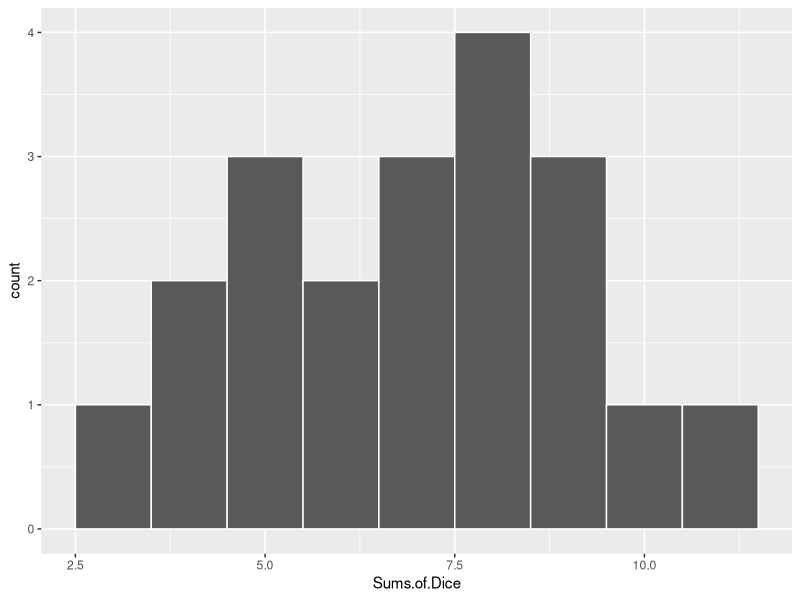
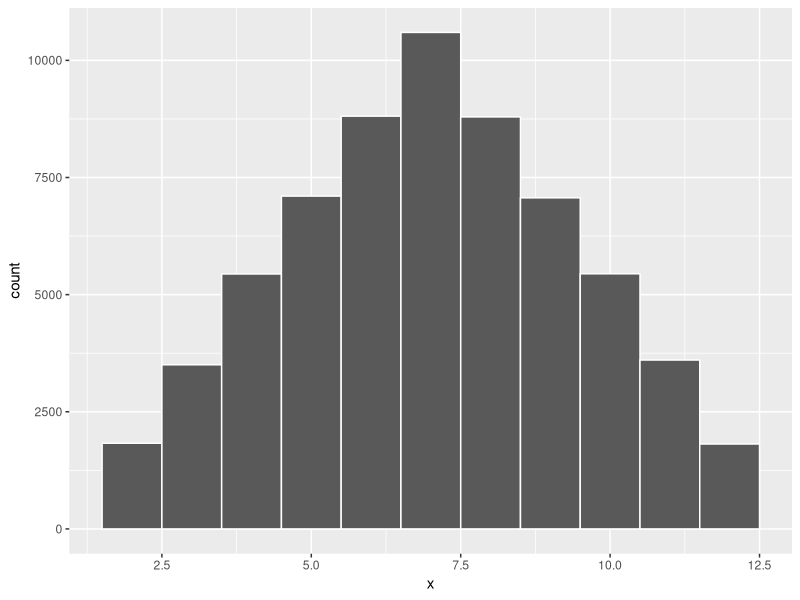
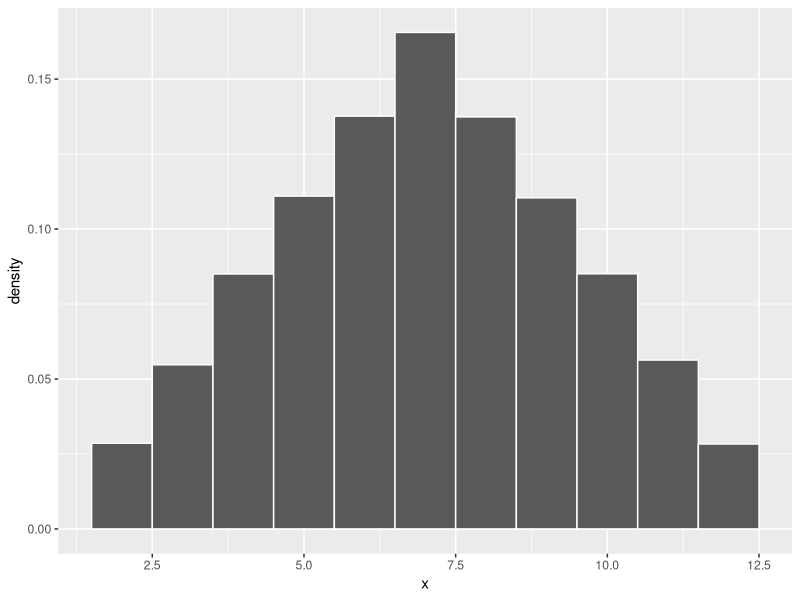
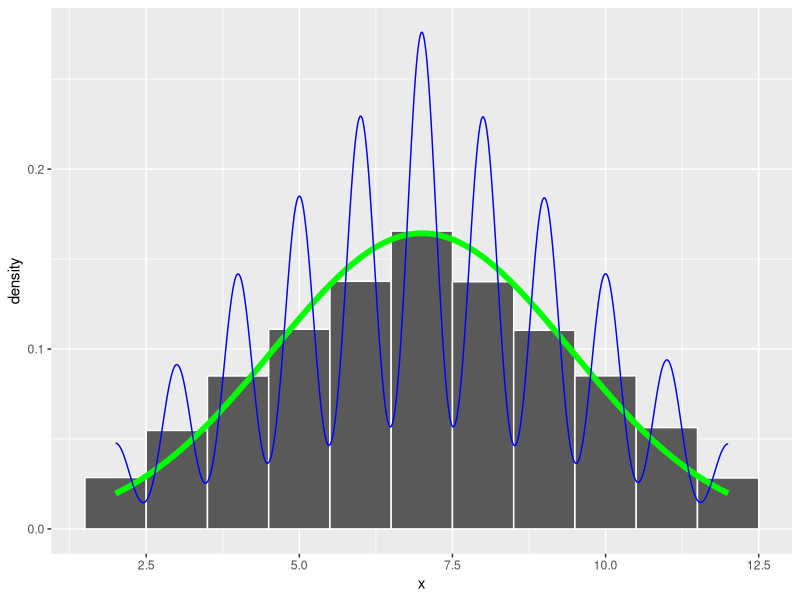
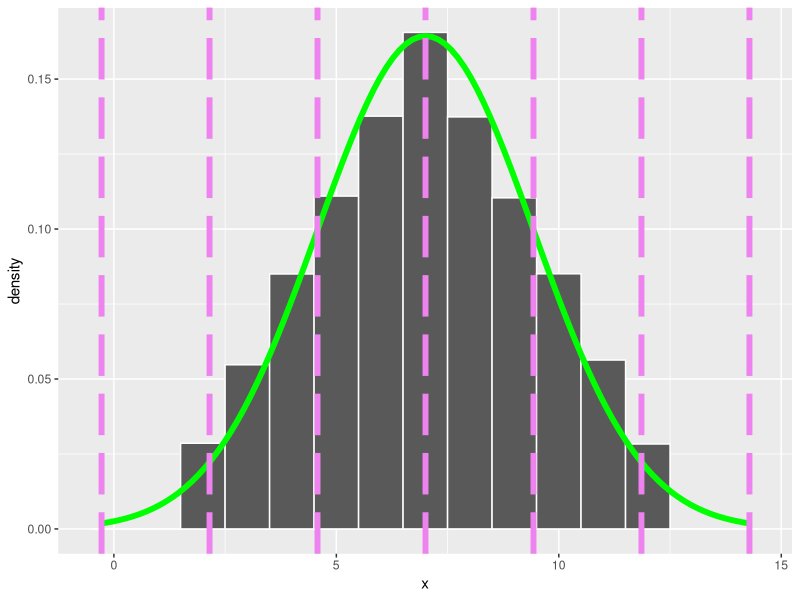

Recreate these plots in R, in order. (Note: this script raises an error after producing the figures.)
## ---- chunk 1
knitr::opts_chunk$set(echo = TRUE)
## ---- chunk 2

library(tidyverse)

## ---- chunk 3

dice_rolls = c(10,5, 7, 4, 8, 8, 7, 11, 6, 6, 5, 9, 9, 7, 4, 5, 8, 9, 8, 3)  # actually roll two dice and add them at least ten times. Enter your data here.
j=0 # We'll use this later. 
play=0 # We'll use this later. 


## ---- chunk 4
dice_gathered <- 
  dice_rolls %>% 
    data.frame(`Sums of Dice`=.)


str(dice_gathered)

## ---- chunk 5

dice_gathered %>% 
  ggplot(
    aes(Sums.of.Dice)
    ) + 
    geom_histogram(
      col="white",
      binwidth=1
      )
## ---- chunk 6

#initialize dice_sums 
dice_sums <- 0 
num_rolls = 64000    # pick a big number and replace 100 with your number. 

for(i in 1:num_rolls) {
  dice_sums[i] = sample(1:6,1)+sample(1:6,1)
}

dice_data <- 
  dice_sums %>% 
    data.frame(x=.)

dice_data %>% 
  ggplot(
    aes(x)
    ) + 
    geom_histogram(
      col="white",
      binwidth=1
      )

dice_data %>% 
  ggplot(
    aes(x)
    ) + 
    geom_histogram(
      aes(y=..density..),
      col="white",
      binwidth=1
      )

dice_data %>% 
  ggplot(
    aes(x)
    ) + 
    geom_histogram(
      aes(y=..density..),
      col="white",
      binwidth=1
      ) +
   stat_function(      #draws bell curve
    fun=dnorm, 
    args=list(
        mean=mean(dice_data$x), 
       sd=sd(dice_data$x)
        ), 
    col = "green", 
    size = 2
    ) +
  geom_density(
      col="blue"
    )


## ---- chunk 7

# requires running the code block that initializes and generates dice_data.
sum_mean <- 
  dice_data$x %>% 
    mean()

sum_sd <-
  dice_data$x %>% 
    sd()

sum_min <- 
    dice_data$x %>% 
    min()

sum_max <- 
  dice_data$x %>% 
    max()


sum_left=0
sum_left[1]=sum_mean - 3*sum_sd #loads sum_left with the leftmost spot.

for(i in 1:6){
  sum_left[i+1]=sum_left[i]+sum_sd   #computes the next spot by going right one standard deviation and saves it in sum_left.
}

#sum_left[4] = NA   # optional code to remove the middle line (where the mean is). R will grumble a little as it counts from 1 to 7 and has to skip 4. 



dice_data %>% 
  ggplot(
    aes(x)
    ) + 
    geom_histogram(
      aes(y=..density..),
      col="white",
      binwidth=1
      ) +
   stat_function(      #draws bell curve
    fun=dnorm, 
    args=list(
        mean=mean(dice_data$x), 
       sd=sd(dice_data$x)
        ), 
    col = "green", 
    size = 2
    ) + 
    geom_vline(
     xintercept = sum_left,    #plots all veritcal lines at once. 
     col="violet", 
     linetype="longdash",
     size=2)

dice_data %>% 
  ggplot(
    aes(x)
    ) + 
    geom_histogram(
      aes(y=..density..),
      col="white",
      binwidth=1
      ) +
   stat_function(      #draws bell curve
    fun=dnorm, 
    args=list(
        mean=mean(dice_data$x), 
       sd=sd(dice_data$x)
        ), 
    col = "green", 
    size = 2
    ) + 
    geom_vline(
     xintercept = sum_left,    #plots all veritcal lines at once. 
     col="violet", 
     linetype="longdash",
     size=2) + 
  stat_function(      #shades in innermost region
    fun=dnorm_sd, 
    args=list(numsd = 1), 
    geom="area",
    fill="red", 
    alpha=0.3
  ) +
  stat_function(      #shades in next region
    fun=dnorm_sd, 
    args=list(numsd = 2), 
    geom="area",
    fill="orange", 
    alpha=0.3
  ) +
  stat_function(      #shades in final region
    fun=dnorm_sd, 
    args=list(numsd = 3), 
    geom="area",
    fill="yellow", 
    alpha=0.3
  ) 

dice_data %>% 
  ggplot(
    aes(x)
    ) + 
    geom_histogram(
      aes(y=..density..),
      col="white",
      binwidth=1
      ) +
   stat_function(      #draws bell curve
    fun=dnorm, 
    args=list(
        mean=mean(dice_data$x), 
       sd=sd(dice_data$x)
        ), 
    col = "green", 
    size = 2
    ) + 
  stat_function(      #shades in innermost region
    fun=dnorm_sd, 
    args=list(numsd = 1), 
    geom="area",
    fill="red", 
    alpha=0.3
  ) +
  stat_function(      #shades in next region
    fun=dnorm_sd, 
    args=list(numsd = 2), 
    geom="area",
    fill="orange", 
    alpha=0.3
  ) +
  stat_function(      #shades in final region
    fun=dnorm_sd, 
    args=list(numsd = 3), 
    geom="area",
    fill="yellow", 
    alpha=0.3
  )
## ---- chunk 8
#initialize dice_sums 
dice_sums <- 0 
num_rolls = 100    # pick a big number and replace 100 with your number. 

for(i in 1:num_rolls) {
  dice_sums[i] = sample(1:6,1)+sample(1:6,1)
}

dice_data <- 
  dice_sums %>% 
    data.frame(x=.)

# Make sure these two have been initialized for your data set. 
sum_mean <- 
  dice_data$x %>% 
    mean()
sum_sd <- 
  dice_data$x %>% 
    sd() 

play[j]=sum_mean  #ignore these two lines the first time you see them. 
j=j+1 

# Fancy function defined to allow for shading. 
dnorm_sd <- function(x,numsd){
  norm_sd <- dnorm(x,sum_mean, sum_sd)
  lb = sum_mean - numsd*sum_sd  #left bound 
  rb = sum_mean + numsd*sum_sd  #right bound 
  # Force NA values outside interval x in [leftbound, rightbound]:
  norm_sd[x <= lb | x >= rb] <- NA
  return(norm_sd)   #return is the result of the function dnorm_sd 
}


dice_data %>% 
  ggplot(
    aes(x)
    ) + 
    geom_histogram(
      aes(y=..density..),
      col="white",
      binwidth=1
      ) +
   stat_function(      #draws bell curve
    fun=dnorm, 
    args=list(
        mean=mean(dice_data$x), 
       sd=sd(dice_data$x)
        ), 
    col = "green", 
    size = 2
    ) + 
  stat_function(      #shades in innermost region
    fun=dnorm_sd, 
    args=list(numsd = 1), 
    geom="area",
    fill="red", 
    alpha=0.3
  ) +
  stat_function(      #shades in next region
    fun=dnorm_sd, 
    args=list(numsd = 2), 
    geom="area",
    fill="orange", 
    alpha=0.3
  ) +
  stat_function(      #shades in final region
    fun=dnorm_sd, 
    args=list(numsd = 3), 
    geom="area",
    fill="yellow", 
    alpha=0.3
  )
## ---- chunk 9

#initialize dice_sums 
dice_sums <- 0 
num_rolls = 100    # pick a big number and replace 100 with your number. 

for(i in 1:num_rolls) {
  dice_sums[i] = sample(1:6,1)+sample(1:6,1)
}

dice_data <- 
  dice_sums %>% 
    data.frame(x=.)

# Make sure these two have been initialized for your data set. 
sum_mean <- 
  dice_data$x %>% 
    mean()
sum_sd <- 
  dice_data$x %>% 
    sd() 

play[j]=sum_mean  #ignore these two lines the first time you see them. 
j=j+1 

obs = c(sum_mean,dice_data$x[sample(1:100,1)])   #picks an observation at random.
obs_cols = c("violet","blue")

#calculates z-score
z_score = (obs[2]-obs[1])/sum_sd      #obs[2] pulls the observation's information and obs[1] pulls the mean of the sample. 
area=integrate(dnorm,0,z_score)
cat("Obs value: ", obs[2],"\nmean: ", obs[1], "\nz-score: ", z_score, "\nPercent of observances between observation and mean: ", 100*abs(area$value),"%")



# Fancy function defined to allow for shading. 
dnorm_sd <- function(x,numsd){
  norm_sd <- dnorm(x,sum_mean, sum_sd)
  lb = sum_mean - numsd*sum_sd  #left bound 
  rb = sum_mean + numsd*sum_sd  #right bound 
  # Force NA values outside interval x in [leftbound, rightbound]:
  norm_sd[x <= lb | x >= rb] <- NA
  return(norm_sd)   #return is the result of the function dnorm_sd 
}


dice_data %>% 
  ggplot(
    aes(x)
    ) + 
    geom_histogram(
      aes(y=..density..),
      col="white",
      binwidth=1
      ) +
   stat_function(      #draws bell curve
    fun=dnorm, 
    args=list(
        mean=mean(dice_data$x), 
       sd=sd(dice_data$x)
        ), 
    col = "green", 
    size = 2
    ) + 
  stat_function(      #shades in innermost region
    fun=dnorm_sd, 
    args=list(numsd = 1), 
    geom="area",
    fill="red", 
    alpha=0.3
  ) +
  stat_function(      #shades in next region
    fun=dnorm_sd, 
    args=list(numsd = 2), 
    geom="area",
    fill="orange", 
    alpha=0.3
  ) +
  stat_function(      #shades in final region
    fun=dnorm_sd, 
    args=list(numsd = 3), 
    geom="area",
    fill="yellow", 
    alpha=0.3
  ) +
  geom_vline(
    xintercept=obs, 
    linetype="longdash", 
    col=obs_cols,
    size=2
  )

## ---- chunk 10

sample_data <- 
  play %>% 
    data.frame("average.sample.sum"=.)

samples_mean <- 
  sample_data$average.sample.sum %>% 
    mean()

samples_sd <-
  sample_data$average.sample.sum %>% 
    sd()

samples_min <- 
    sample_data$average.sample.sum %>% 
    min()

samples_max <- 
  sample_data$average.sample.sum %>% 
    max()

samples_buckets=(samples_max-samples_min)/10 # to make 10+1=11 buckets in a histogram.

sample_data %>% 
  ggplot( aes(average.sample.sum)
  ) + 
  geom_histogram(
    col="white",
    binwidth=samples_buckets
    )  

## ---- chunk 11

#fast forward. 
dice_sums <- 0 
num_rolls = 100 
clicks=1500

#j=1    # if starting from scratch uncomment this line to initialize j. 

for(k in j:clicks){
    for(i in 1:num_rolls) {
      dice_sums[i] = sample(1:6,1)+sample(1:6,1)
    }
    play[k]=mean(dice_sums)
  }

